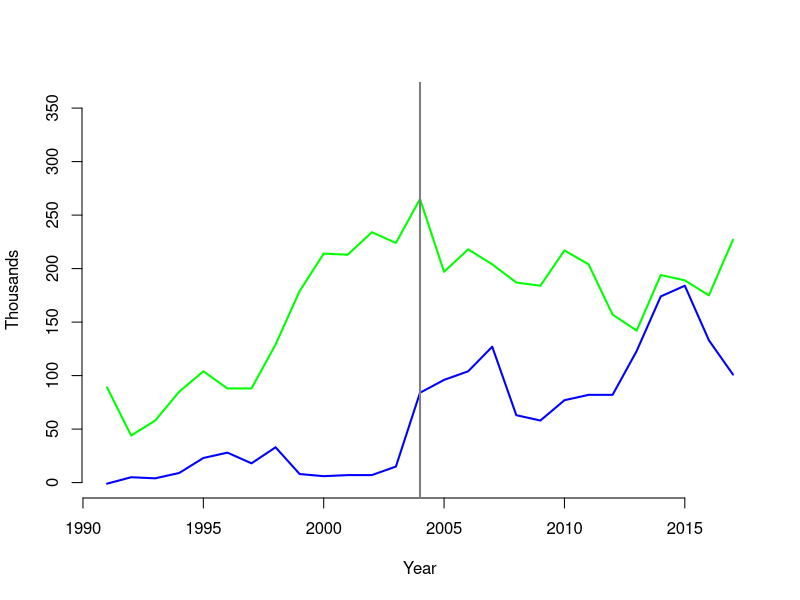
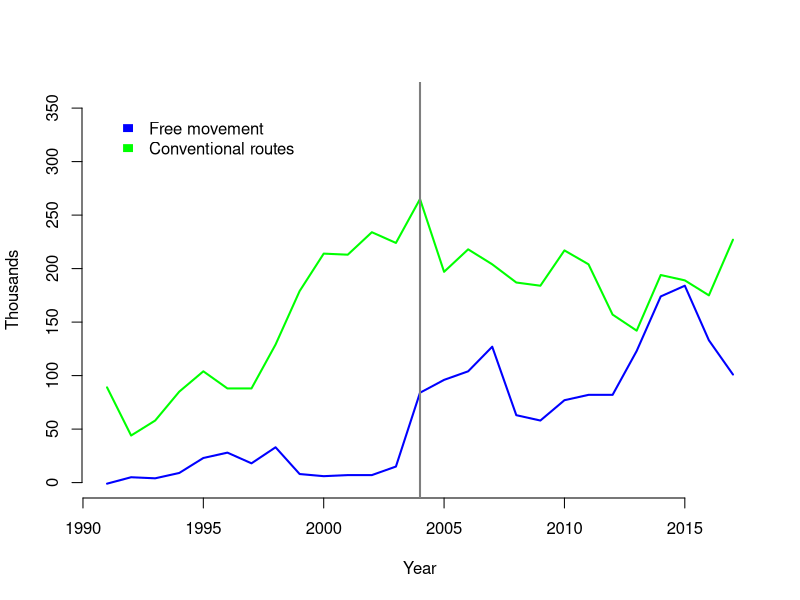
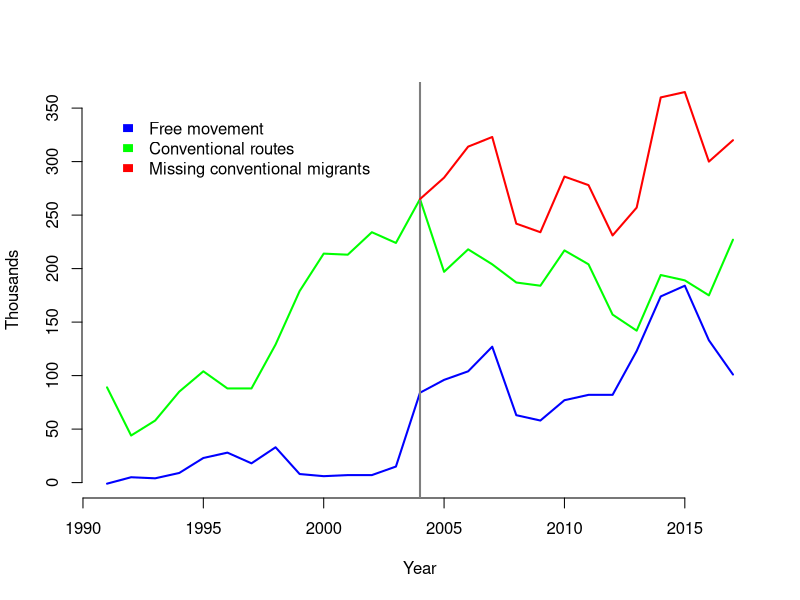

Write R code to recreate these figures, in order.
## ---- chunk 1
# Read in the data 
d <- read.csv('net-migration-by-citizen.csv')  

# Add EU migration after 2003
m91_03 <- median(d[1:13,5]) # but subtract the median migration before 2003
d$nonEU.plus <- d$Non.EU + d$EU - m91_03
d[1:14,6] <- d[1:14,4]

# Graph of migration to the UK, EU and non-EU 
par(lwd=2)
plot(d[,1],d[,4],typ='l',bty='n',xlab='Year',ylab='Thousands',col='green',ylim=c(0,360))
lines(d[,1],d[,5],col='blue')
abline(v=2004,col='gray50')
p <- recordPlot()
p
legend(x=1991,y=350,legend=c('Free movement','Conventional routes'), fill=c('blue','green'),bty='n',border='white')
## ---- chunk 2
p
lines(d[14:nrow(d),1],d[14:nrow(d),6], col='red')
legend(x=1991,y=350,legend=c('Free movement','Conventional routes', 'Missing conventional migrants'), fill=c('blue','green','red'),bty='n',border='white')
